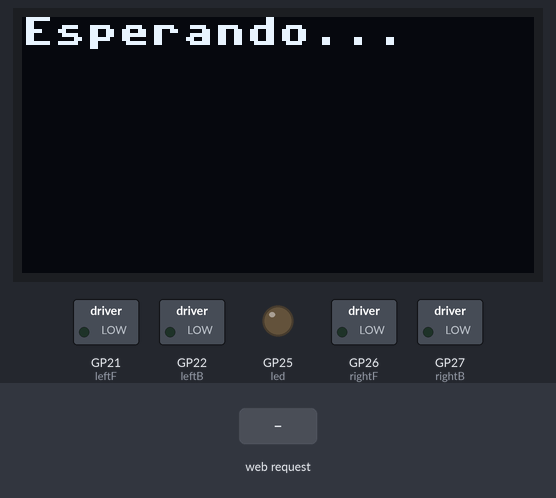
The program below on a simulated Raspberry Pi Pico running MicroPython. On the bench: 128×64 one-colour display, switched loads named in the program (green lamp = pin HIGH), output pins drawn as LEDs (lit = HIGH). The test bench sets the inputs (shaded band). WiFi joins after 1.5 s; random numbers come from a fixed seed; library files of the repository ran but are not shown: sh1106.py; what the program prints to the serial console is not drawn.

Above: at 0.1 s.
1.3 s: HTTP request GET /showFace received
At 2.8 s:
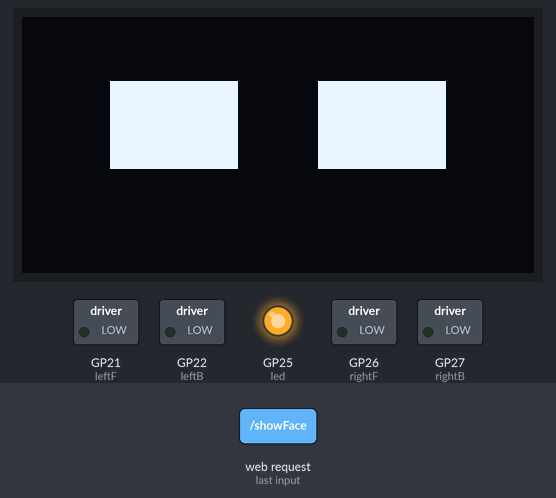
3.1 s: HTTP request GET /showInfo received
At 3.6 s:
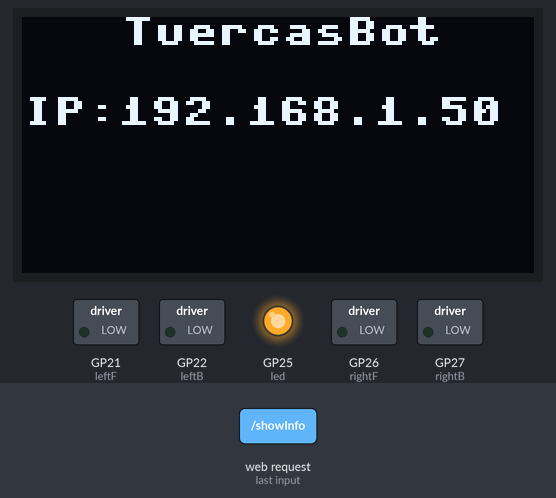
Timing chart, 0 to 6.1 s (numbered marks = the images above; inputs shaded):
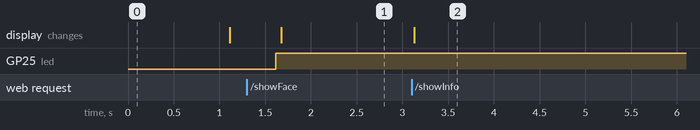

The program:

net.py
```python
import network
import socket
import time
import uos
import micropython
import framebuf
import random

import uasyncio as asyncio
from base import Robot
from machine import Pin, I2C, ADC
from sh1106 import SH1106_I2C

led = Pin("LED", Pin.OUT)
led.off()
i2c = I2C(1, scl = Pin( 19), sda= Pin(18))
print(i2c.scan())
oled = SH1106_I2C(128, 64, i2c)
oled.rotate(True)

#ssid = 'mi 9t akevalion'
#password = 'spigit123'
ssid = 'MiFibra-D3C0'
password = 'bjoV2iAp'

wlan = network.WLAN(network.STA_IF)
adc = machine.ADC(4)
perrito = None
robot = Robot()
ip = None

class Dog:
    def __init__(self):
        self.show()
    def right(self):
        r.right()
    def left(self):
        r.left()
    def forward(self):
        r.forward()
    def backward(self):
        r.backward()
    def stop(self):
        r.stop()
    def tick(self):
        pass

class DogInfo(Dog):
    def show(self):
        oled.fill(0)
        oled.text('TuercasBot',25,0,1)
        oled.text('IP:'+ip, 0,20,1)
        oled.show()

class DogFace(Dog):
    def show(self):
        self.reset()
        self.draw_face()
    def reset(self):
        self.is_blinking = False
        self.blinking_step=0
        self.inc = None
        self.left_eye=[22,16,32,22]
        self.right_eye=[74,16,32,22]

    def do_blinking(self):
        self.blinking_step += self.inc
        if self.inc > 0 and self.blinking_step > 12:
            self.inc = -4
        if self.blinking_step == 0:
            self.inc = None
            self.is_blinking = False

        self.set_eye(self.left_eye,[22,16,32,22])
        self.set_eye(self.right_eye,[74,16,32,22])
        self.draw_face()
    def set_eye(self, eye, base):
        s = self.blinking_step
        eye[1]=base[1]+s
        eye[3]=base[3]-s

    def tick(self):
        if self.is_blinking:
            self.do_blinking()
        else:
            n = random.random()
            if n <= 0.05:
                self.is_blinking=True
                self.inc = 4
                self.do_blinking()

    def draw_face(self):
        l = self.left_eye
        r = self.right_eye
        oled.fill(0)
        oled.fill_rect(l[0],l[1], l[2],l[3],1)
        oled.fill_rect(r[0],r[1], r[2],r[3],1)
        oled.show()


def ok(writer, text):
    writer.write("HTTP/1.0 200 OK\r\n\Content-type: text/{}\r\n\r\n".format(text))

def open_file(writer, name):
    f = open(name)
    writer.write(f.read())
    f.close()

def default_site(reader, writer):
    ok(writer, 'html')
    open_file(writer, 'main.html')

def pico_js(reader, writer):
    ok(writer, 'javascript')
    open_file(writer, 'pico.js')

def pico_css(reader, writer):
    ok(writer, 'css')
    open_file(writer, 'pico.css')

def temperature_site(reader, writer):
    ADC_voltage = adc.read_u16() * (3.3 / (65536))
    temperature_celcius = 27 - (ADC_voltage - 0.706)/0.001721
    writer.write(("Temperatura: {:.3} celcius".format(temperature_celcius)).encode("utf8"))

def invalid_site(reader, writer):
    response ="""
<!DOCTYPE html>
<html>
    <head><title>Error</title></head>
    <body>
        <h1>Pagina no existe<h1>
    <body>
</html>
"""
    writer.write("HTTP/1.0 404 NOT_FOUND\r\n\Content-type: text/html\r\n\r\n")
    writer.write(response)

def disk_size_site(reader, writer):
    res = uos.statvfs('/')
    total = res[2] * 4096/1024
    free = res[3] * 4096/1024
    used = total - free
    writer.write("Total size: {}kb\r\nFree space: {}kb\r\nUsed space: {}kb\r\n{}".format(total, free, used, micropython.mem_info()))

def robot_left(reader, writer):
    perrito.left()

def robot_right(reader, writer):
    perrito.right()

def robot_forward(reader, writer):
    perrito.forward()

def robot_backward(reader, writer):
    perrito.backward()

def robot_stop(reader, writer):
    perrito.stop()


def robot_info(reader, writer):
    global perrito
    perrito = DogInfo()

def robot_face(reader, writer):
    global perrito
    perrito = DogFace()

sites = {
    '/left': robot_left,
    '/right': robot_right,
    '/showFace': robot_face,
    '/showInfo': robot_info,
    '/forward': robot_forward,
    '/backward': robot_backward,
    '/stop': robot_stop,
    '/pico.js': pico_js,
    '/pico.css': pico_css,
    '/disksize': disk_size_site,
    '/': default_site,
    '/temp': temperature_site}

def connect_to_network():
    wlan.active(True)
    wlan.config(pm=0xa11140)
    wlan.connect(ssid, password)

    maxWait = 10
    while maxWait > 0:
        if wlan.status() < 0 or wlan.status() >= 3:
            break
        maxWait -= 1
        oled.text('Esperando...',0,0,1)
        oled.show()
        print("Esperando conexion...")
        time.sleep(1)
        oled.fill(0)
        oled.show()
        time.sleep(0.5)


    if wlan.status() != 3:
        oled.fill(0)
        oled.text('Error de conexion',0,0,1)
        oled.show()
        raise RuntimeError("Error de conexion")
    else:
        print('Conectado')
        status = wlan.ifconfig()
        led.on()
        global ip
        global perrito
        ip = status[0]
        print('ip = '+ip)
        perrito = DogInfo()

async def handle_request(reader, writer):
    requestLine = (await reader.readline()).decode('utf8')
    print("Request: ", requestLine.strip())

    while await reader.readline() != b"\r\n":
        pass
    request = str(requestLine).split()
    if request[1] in sites:
        function = sites[request[1]]
        print(function.__name__ + "\n")
        function(reader, writer)
    else:
        invalid_site(reader, writer)
    await writer.drain()
    await writer.wait_closed()

async def main():
    print("Conectando a la red...")
    connect_to_network()
    print("Iniciando servidor...")
    asyncio.create_task(asyncio.start_server(handle_request, "0.0.0.0", 80))
    print("Esperando usuarios\n")
    while True:
        await asyncio.sleep(0.25)
        perrito.tick()
        time.sleep(0.1)

try:
    asyncio.run(main())
finally:
    asyncio.new_event_loop()
    
```

base.py
```python
from machine import Pin

class Robot:
    def __init__(self):
        self.pleftF = 21
        self.pleftB = 22
        self.prightF = 26
        self.prightB = 27
        self.leftF= Pin(self.pleftF, Pin.OUT)
        self.leftB= Pin(self.pleftB, Pin.OUT)
        self.rightF= Pin(self.prightF, Pin.OUT)
        self.rightB= Pin(self.prightB, Pin.OUT)
        self.stop()

    def leftFOn(self):
        self.pleftF.on()

    def leftFOff(self):
        self.leftF.off()

    def leftBOn(self):
        self.leftB.on()

    def leftBOff(self):
        self.leftB.off()

    def rightFOn(self):
        self.rightF.on()

    def rightFOff(self):
        self.rightF.off()

    def rightBOn(self):
        self.rightB.on()

    def rightBOff(self):
        self.rightB.off()


    def forward(self):
        self.rightBOff()
        self.leftBOff()
        self.rightFOn()
        self.leftFOn()

    def backward(self):
        self.rightFOff()
        self.leftFOff()
        self.rightBOn()
        self.leftBOn()

    def left(self):
        self.rightBOff()
        self.leftFOff()
        self.rightFOn()
        self.leftBOn()

    def right(self):
        self.leftBOff()
        self.rightFOff()
        self.leftFOn()
        self.rightBOn()

    def stop(self):
        self.rightFOff()
        self.rightBOff()
        self.leftFOff()
        self.leftBOff()
```
